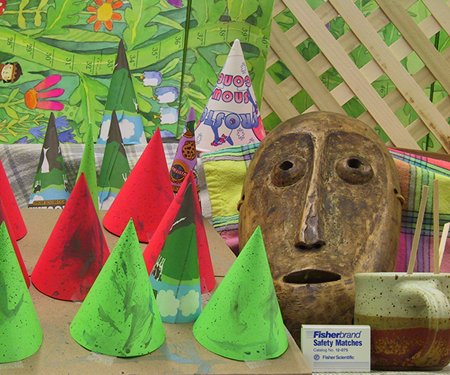
#> input picture Image Processing in VRAR Systems/data/left.jpg, 450 x 375 px
$ python distortion.py
#> lines starting #> are read from the running program, lines starting #| are printed output that depends on the picture
# -*- coding: utf-8 -*-

import os
import cv2
import math
import numpy as np
import matplotlib.pyplot as plt
from PIL import Image
from skimage.draw import ellipse
from scipy.signal import convolve2d

from pylab import *
from scipy.ndimage import *

import argparse

from interpolate import interpolation


class ImageProcessing(object):
    def __init__(self, cfg):
        super(ImageProcessing, self).__init__()

        self.cfg = cfg
        self.root = os.getcwd()
        self.img_left = cv2.imread(os.path.join(self.root, 'data/left.jpg'))
#> self.img_left is the input picture: shape (375, 450, 3); mean B, G, R 82.3, 130.2, 132.6
        print(self.img_left.shape)
#| (375, 450, 3)
        self.img_right = cv2.imread(os.path.join(self.root, 'data/right.jpg'))
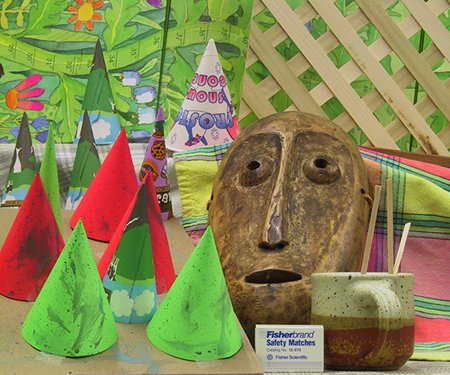
#> input picture Image Processing in VRAR Systems/data/right.jpg, 450 x 375 px
#> self.img_right is the input picture: shape (375, 450, 3); mean B, G, R 83.6, 133.3, 137.4

        self.distortion = cfg.dist_func
        self.inv_distortion = cfg.inv_dist

        self.distorted_img, self.corrected_img = None, None
        self.blurred_img, self.disparity_img = None, None


    # [52 lines left out: function simple_distortion, not called in this run]

    def barrel_distortion(self, k1=None, k2=None, k3=None, p1=None, p2=None, type=None, plot=False):
        """
            Apply barrel distortion to the image
            :k distortion parameter
            :return: the distorted image
        """
#> called with plot = True

        k1 = -0.05
        k2 = 0.05
        k3 = 0.2
        p1 = 0
        p2 = 0

        # Convert image to float32 for accurate calculations
        img_left_float = self.img_left.astype(np.float32)

        # Get image dimensions
        height, width, channels = img_left_float.shape
#> height = 375; width = 450; channels = 3

        # Create distorted image placeholder as a copy of the color image
        distorted_img = np.zeros_like(img_left_float)

        # Get image center coordinates
        center_x = (width) / 2
#> center_x = 225
        center_y = (height) / 2
#> center_y = 187.5
        d = int(min(width, height) / 2)
#> d = 187

        # Iterate through each pixel in the image

        for y in range(height):
            for x in range(width):
                # Calculate the distance from the center

                dx = (x - center_x) / center_x
                dy = (y - center_y) / center_y
                r = math.sqrt(dx**2 + dy**2)
                radial_distortion = 1 + k1 * r**2 + k2 * r**4 + k3 * r**6
                tangential_distortion_x = 2 * p1 * dx * dy + p2 * (r**2 + 2 * dx**2)
                tangential_distortion_y = p1 * (r**2 + 2 * dy**2) + 2 * p2 * dx * dy
                distorted_x = int(center_x + center_x *(dx * radial_distortion + tangential_distortion_x))
                distorted_y = int(center_y + center_y *(dy * radial_distortion + tangential_distortion_y))

                # Check if the distorted coordinates are within the image bounds
                if 0 <= distorted_x < width and 0 <= distorted_y < height:
                    # Set the pixel color at (x,y) to the color of the distorted pixel at (distorted_x,distorted_y)
                    distorted_img[y][x] = self.img_left[distorted_y][distorted_x]
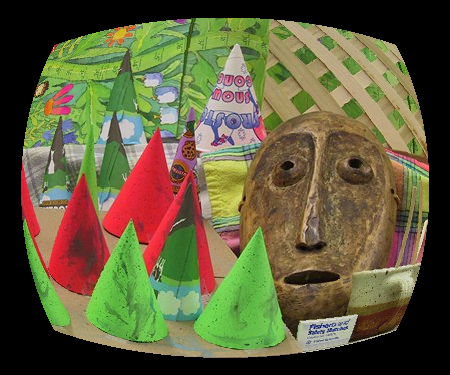
#> distorted_img: shape (375, 450, 3) float32; mean B, G, R 59.6, 92.8, 96.6
        # Convert the distorted image back to uint8
        distorted_img = distorted_img.astype(np.uint8)

        self.distorted_img = distorted_img

        if plot:
            plt.subplot(121)
            plt.imshow(cv2.cvtColor(self.img_left, cv2.COLOR_BGR2RGB))
            plt.subplot(122)
            plt.imshow(cv2.cvtColor(distorted_img, cv2.COLOR_BGR2RGB))
            plt.show()
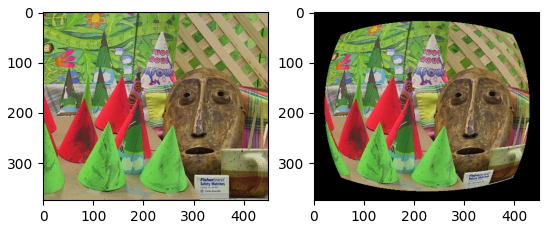
#> figure drawn by matplotlib, 2 panels

    def undistortion(self, k1=None, k2=None, k3=None, p1=None, p2=None, type=None, plot=False):
        """
        Undistort the distorted image using barrel distortion parameters
        :return: the undistorted image
        """

        k1 = 0
        k2 = 0
        k3 = 0.1
        p1 = 0
        p2 = 0

        # Convert image to float32 for accurate calculations
#> (the run stopped early here; a loop or call above may not have finished)
